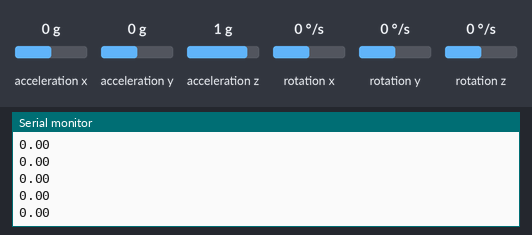
Recording of a sketch running on a simulated Arduino Uno, built with avr-gcc and run on an emulated ATmega328P. On the bench: the last lines printed to the serial monitor. The test bench sets the inputs (shaded band); at power-on: acceleration y 0 g, acceleration x 0 g, acceleration z 1 g, rotation x 0 °/s, rotation y 0 °/s, rotation z 0 °/s.

Above: at 1.2 s.
1.3 s: acceleration y set to -1.4 g
At 2.1 s:
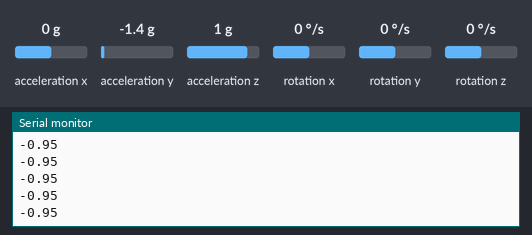
2.8 s: acceleration x set to -1.4 g
At 3.3 s:
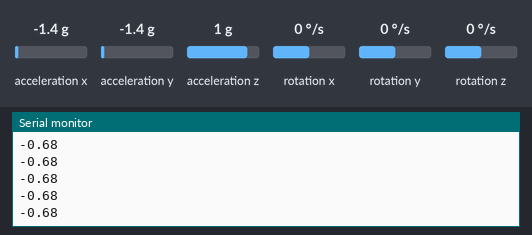
4.3 s: acceleration z set to -1.4 g
At 5.2 s:
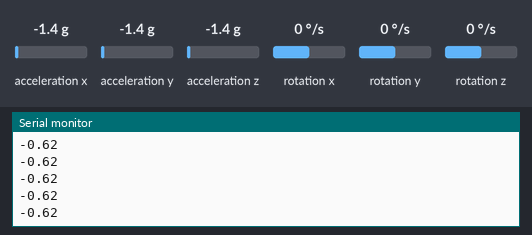
Timing chart, 0 to 7.3 s (numbered marks = the images above; inputs shaded):
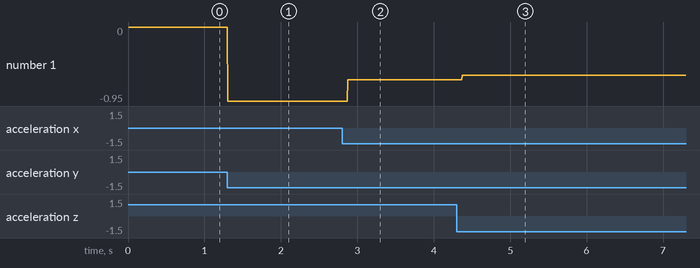

The sketch:

imu_test.ino
```cpp
#include <Wire.h>
#include <MPU9250.h>
#include <Adafruit_BMP280.h>

#define BMP_SCK  (13)
#define BMP_MISO (12)
#define BMP_MOSI (11)
#define BMP_CS   (10)

MPU9250 IMU(Wire,0x68);
Adafruit_BMP280 bmp;
int status;
byte AK8963_Address = 0x68;

double phi_z,theta_z,psi_z;
double phi_dot_z,theta_dot_z,psi_dot_z;

void setup() {
 Serial.begin (9600);
 Serial.println("Begin");

 status = IMU.begin();

  bmp.begin();
  bmp.setSampling(Adafruit_BMP280::MODE_NORMAL,
                  Adafruit_BMP280::SAMPLING_X2,     /* Temp. oversampling */
                  Adafruit_BMP280::SAMPLING_X16,    /* Pressure oversampling */
                  Adafruit_BMP280::FILTER_X16,      /* Filtering. */
                  Adafruit_BMP280::STANDBY_MS_500);
}

void loop() {
  IMU.readSensor();

  phi_z = atan2(IMU.getAccelY_mss(), sqrt(IMU.getAccelX_mss()*IMU.getAccelX_mss() + IMU.getAccelZ_mss()*IMU.getAccelZ_mss()));
  theta_z = atan2(IMU.getAccelX_mss(), sqrt(IMU.getAccelY_mss()*IMU.getAccelY_mss() + IMU.getAccelZ_mss()*IMU.getAccelZ_mss()));
//  psi_z = atan2(IMU.getMagY_uT(),IMU.getMagX_uT());

   phi_dot_z = IMU.getGyroX_rads();
  theta_dot_z = IMU.getGyroY_rads();
  psi_dot_z = IMU.getGyroZ_rads();

  Serial.println(phi_z);

}
```

Measured:
- after the input at 1.3 s, the serial monitor: prints a new line at once (image 1)
- after the input at 2.8 s, the serial monitor: prints a new line after 0.07 s (image 2)
- after the input at 4.3 s, the serial monitor: prints a new line after 0.07 s (image 3)
- plotted number 1: 0 → -0.95 after the input at 1.3 s, -0.95 → -0.68 after the input at 2.8 s
